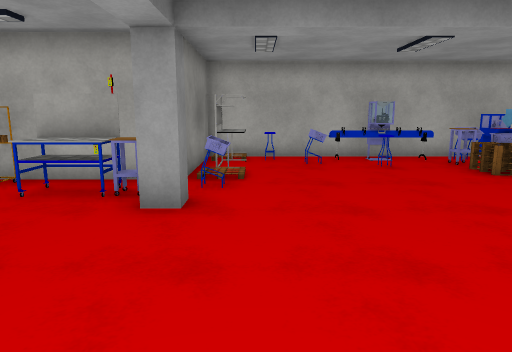
View 1 (above)

15 first-person views from a walk through a 3-D level made in the Unity game engine. The camera is 1.4 m above the floor, tilts 10° down and sees 70° across. The floor is counted in squares, 1 m on a side. Each view is taken from the middle of a square. On the plan, view 1 faces up. The plan holds only what a view shows up to about 16 squares ahead; the rest is blank. The player character is not drawn. Some surface patterns are stand-ins.

View 2
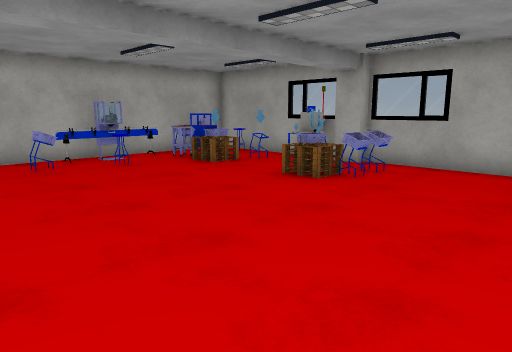

View 3
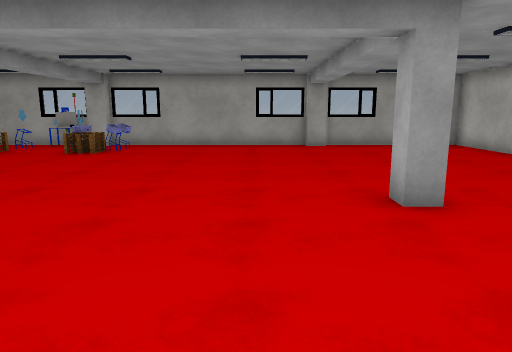

View 4
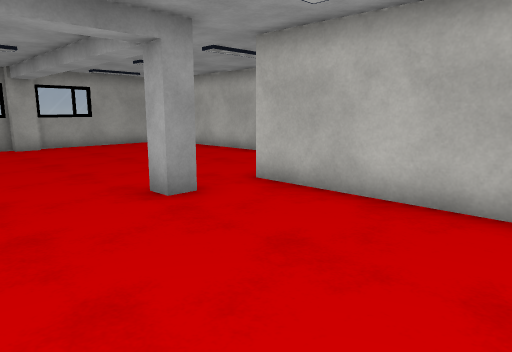

View 5
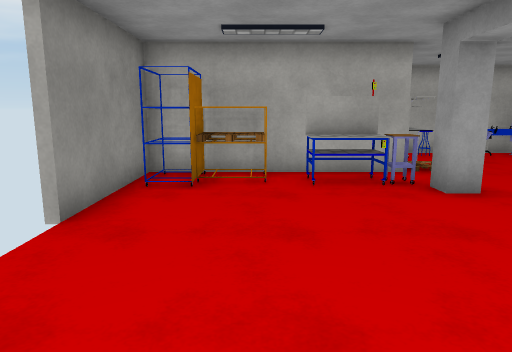

View 6
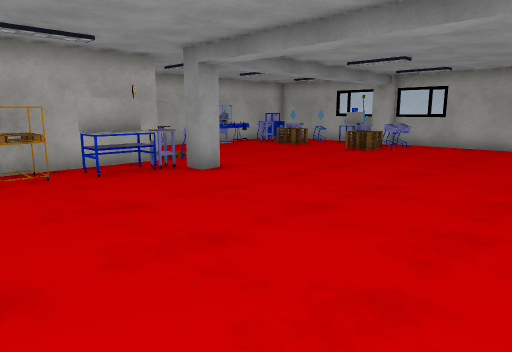

View 7
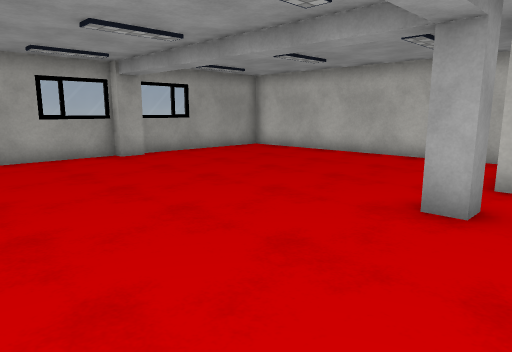

View 8
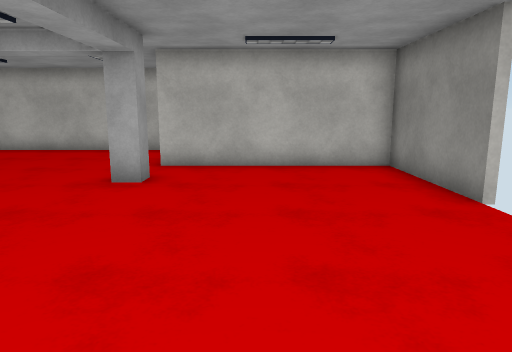

View 9
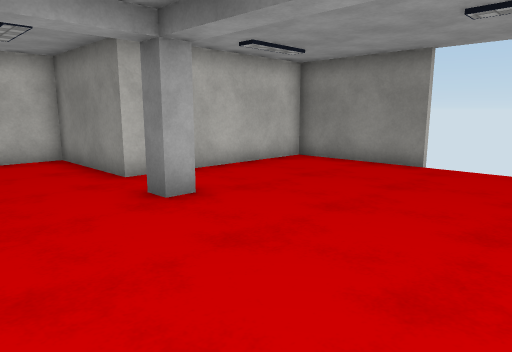

View 10
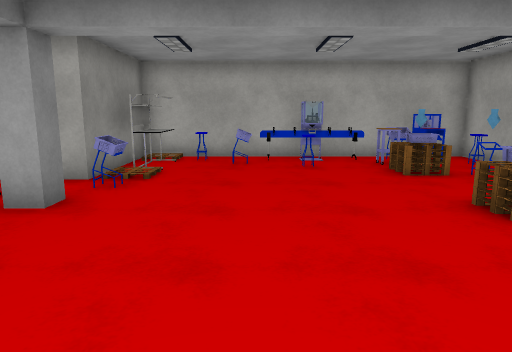

View 11
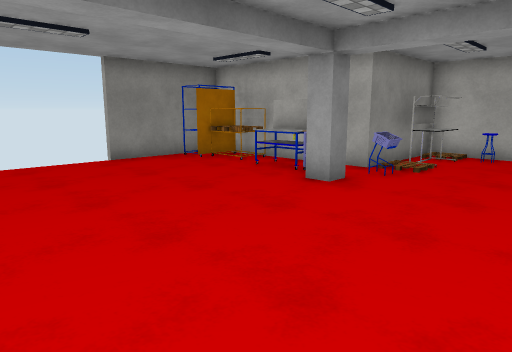

View 12
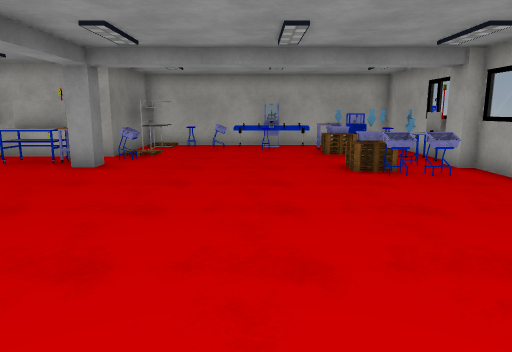

View 13
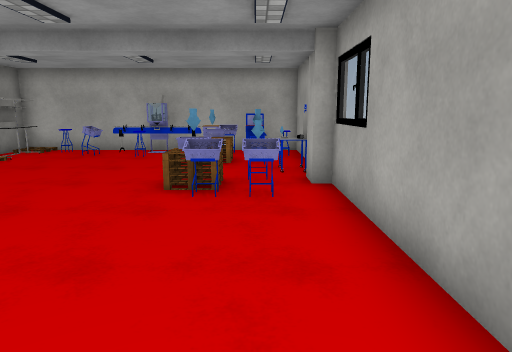

View 14
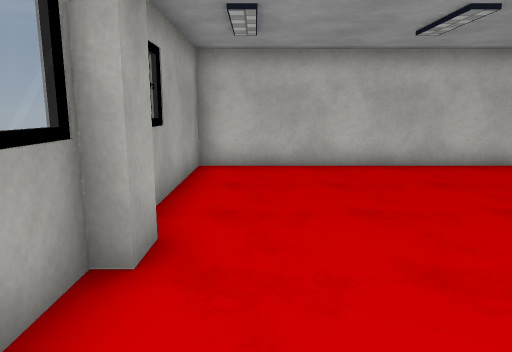

View 15
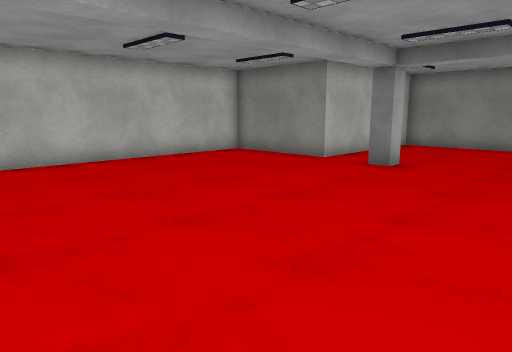

### Floor plan
Points are (right, up) in squares from view 1. A wall is a line through its corners. A room is listed if a view was taken in it or the views show most of it. See-through windows are left out.
Room 1 (views 1, 2, 3, 4, 5, 6, 7, 8, 9, 10, 11, 12, 13, 14, 15)
walls: (-1, 5.2) (-1.8, 5.2); (8.1, -4) (8.1, -3.1) (8.5, -3.1) (8.5, 5.2) (8.1, 5.2) (8.1, 5.5); (-7.5, -1.4) (-7.5, -5.5) (-1.5, -5.5) (-1.5, -9.5) (8.5, -9.5) (8.5, -3.9); (8.5, 6) (8.5, 11.5) (-1.5, 11.5) (-1.5, 7.5) (-7.5, 7.5) (-7.5, 3.5)
objects: other object (-7, 6) to (-7, 7); other object (-6, 6) to (-5, 7); other object (-4, 6) to (-3, 7); other object (-2, 6); other object (-1, 7); other object (-1, 9) to (-1, 10); other object (0, 11); other object (2, 10); other object (3, 9) to (3, 10); other object (3, 11) to (5, 11); other object (6, 4) to (6, 5); other object (6, 8) to (6, 9); other object (6, 10); other object (6, 11); other object (7, 4); other object (7, 6); other object (7, 8); other object (7, 10) to (7, 11); other object (8, 6); other object (8, 10)

Where each view was taken, in squares from view 1:
view 1: 0 up, 0 right, facing up
view 2: 0 up, 1 left, facing up-right
view 3: 1 down, 7 left, facing right
view 4: 0 up, 7 left, facing down-right
view 5: 1 down, 5 left, facing up
view 6: 2 down, 7 left, facing up-right
view 7: 2 up, 3 left, facing down-right
view 8: 4 up, 4 left, facing down
view 9: 2 up, 2 right, facing down-left
view 10: 0 up, 2 right, facing up
view 11: 1 down, 3 right, facing up-left
view 12: 4 down, 3 right, facing up
view 13: 2 down, 7 right, facing up
view 14: 0 up, 7 right, facing down
view 15: 1 up, 8 right, facing down-left
